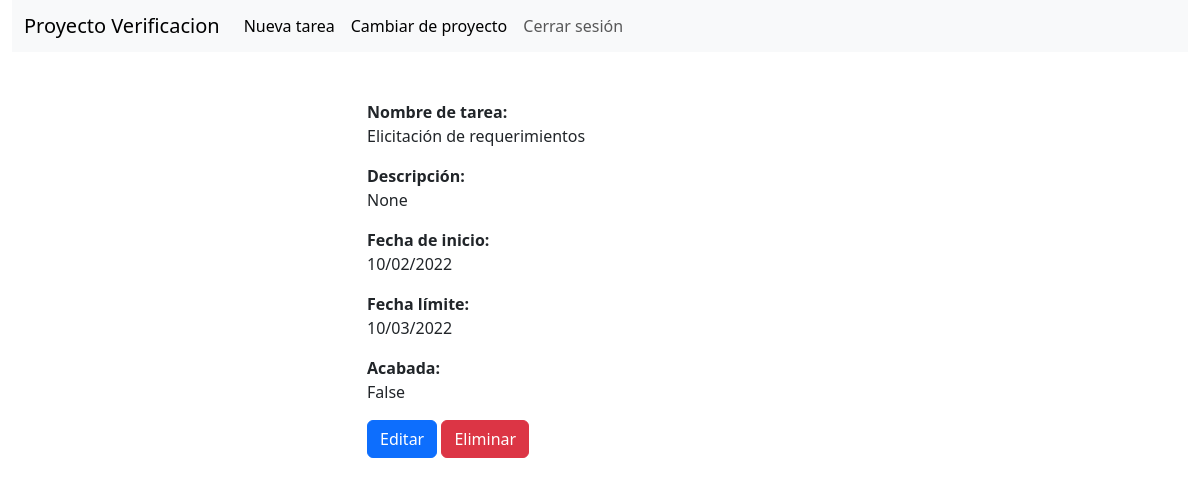
The app's page /proyectos/1/tareas/1 (signed in) with its own data.
### proyectos/models.py (models this page shows, shortened)
class Proyecto(models.Model):
    nombre_proyecto = models.CharField(max_length=100)
    usuarios = models.ManyToManyField(User, through='ProyectoUsuario')

### diagrama_gantt/models.py (models this page shows, shortened)
class Tarea(models.Model):
    proyecto = models.ForeignKey(Proyecto, on_delete=models.CASCADE)
    nombre_tarea = models.CharField(max_length=100)
    descripcion = models.CharField(max_length=500, blank=True, null=True)
    fecha_inicial = models.DateField()
    fecha_limite = models.DateField()
    esta_completado = models.BooleanField()

### tareas/views.py (the view)
# urls.py: path('<int:id_tarea>', views.ver_tarea, name='verTarea'),
@login_required(login_url='login')
def ver_tarea(request, id_proyecto, id_tarea):
    proyecto = Proyecto.objects.get(id=id_proyecto)
    if not request.user.has_perm('diagrama_gantt.view_tarea'):
        return redirect('gantt', id_proyecto)
    tarea = Tarea.objects.get(id=id_tarea)
    if tarea_contenida_en_proyecto_guard(id_proyecto, tarea):
        data = {
            'tarea': tarea,
            'proyecto': proyecto,
        }
        return render(request, 'ver_tarea.html', data)
    else:
        raise Http404(f"Tarea no encontrada en el proyecto {proyecto.nombre_proyecto}")

### tareas/views.py (called while the page is built)
def tarea_contenida_en_proyecto_guard(id_proyecto, tarea):
    return id_proyecto == tarea.proyecto_id

### tareas/templates/ver_tarea.html (shortened to what this page needs)
{% load bootstrap5 %}
<!DOCTYPE html>
<html lang="es">
<head>
    {% bootstrap_css %}
    {% load static %}
    <link rel="stylesheet" href="{% static 'styles_tareas.css' %}">
</head>
<body class="container-fluid">
<nav class="navbar navbar-expand-lg navbar-light bg-light">
    <div class="container-fluid">
        <a class="navbar-brand" href={% url 'gantt' proyecto.id %}>{{ proyecto.nombre_proyecto }}</a>
        <div class="collapse navbar-collapse" id="navbarSupportedContent">
            <ul class="navbar-nav me-auto mb-2 mb-lg-0">
                {% if perms.diagrama_gantt.add_tarea %}
                <li>
                    <a class="nav-link active" aria-current="page" href={% url 'crearTarea' proyecto.id %}>Nueva tarea</a>
                </li>
                {% endif %}
                <li class="nav-item">
                    <a class="nav-link active" aria-current="page" href="#">Cambiar de proyecto</a>
                </li>
                <li class="nav-item">
                    <a class="nav-link" href="{% url 'cerrar_sesion' %}">Cerrar sesión</a>
                </li>
            </ul>
        </div>
    </div>
</nav>
<section class="container-fluid">
    <div class="d-flex row justify-content-center px-0 mx-0">
        <div class="col-5 mt-5">
            <p>
                <strong>Nombre de tarea:</strong><br>
                {{ tarea.nombre_tarea }}
            </p>
            <p>
                <strong>Descripción:</strong><br>
                {{ tarea.descripcion }}
            </p>
            <p>
                <strong>Fecha de inicio:</strong><br>
                {{ tarea.fecha_inicial|date:"d/m/Y" }}
            </p>
            <p>
                <strong>Fecha límite:</strong><br>
                {{ tarea.fecha_limite|date:"d/m/Y" }}
            </p>
            <p>
                <strong>Acabada:</strong><br>
                {{ tarea.esta_completado }}
            </p>
            {% if perms.diagrama_gantt.change_tarea %}
                <a href={% url 'editarTarea' proyecto.id tarea.id %} class="btn btn-primary">Editar</a>
            {% endif %}
            {% if perms.diagrama_gantt.delete_tarea %}
                <a href={% url 'eliminarTarea' proyecto.id tarea.id %} class="btn btn-danger">Eliminar</a>
            {% endif %}
        </div>
    </div>
</section>
</body>
</html>

### tareas/static/styles_tareas.css (style rules this page uses)
nav { height: 6.5vh; }
section { overflow: auto; height: 93.5vh; padding: 0 !important; }

### records on screen
Proyecto: nombre_proyecto "Proyecto Verificacion"
Tarea: nombre_tarea "Elicitación de requerimientos", descripcion "None", fecha_inicial "10/02/2022", fecha_limite "10/03/2022", esta_completado "False"
